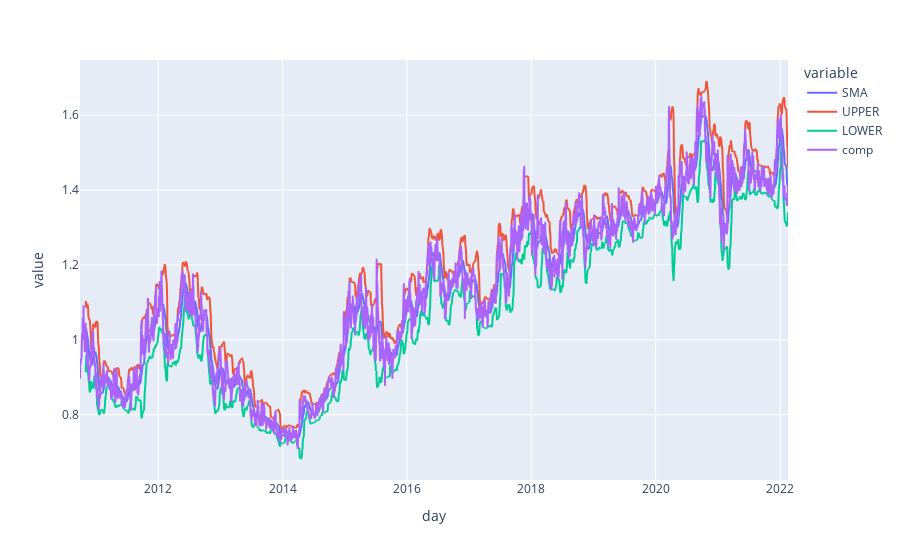

Source (notebook cell):
### Code cell
from jqdatasdk import *
import pandas as pd
# import cufflinks as cf
pd.options.plotting.backend='plotly'

# 从 JoinQuant 获取 AH 溢价数据
def get_data(code):

    auth('18986290611', 'Wenbl0821')
    ncode = normalize_code(code)
    
    stk= finance.STK_AH_PRICE_COMP
    q = query(stk).filter(stk.a_code == ncode).order_by(stk.day)
    df = finance.run_query(q)
    logout()
    df['day'] = pd.to_datetime(df['day'])
    df.set_index('day', inplace=True)
    dfcomp = df['h_a_comp']
    dfcomp.ffill(inplace=True)
    return dfcomp

# df = pd.read_excel("./ah_pair_trading.xls", parse_dates=['day'], index_col='day')
annotations = {
    '2020-01-03': 'A2H', 
    '2020-01-20': 'A2H', 
    '2020-02-06': 'H2A', 
    '2020-02-12': 'H2A', 
    '2020-02-26': 'A2H',
    '2020-04-01': 'H2A',
    '2020-04-07': 'H2A'
    } 
# 使用20日移动算术平均作为中轴，2倍标准差作为上下限
def plot_ah_comp(code, annotations=None):
  periods=20
  boll_std=2
  
  cs = get_data(code)
  _df = pd.DataFrame()
  _df['SMA'] = cs.rolling(periods).mean()
  _df['UPPER'] = _df['SMA'] + cs.rolling(periods).std() * boll_std
  _df['LOWER'] = _df['SMA'] - cs.rolling(periods).std() * boll_std
  _df['comp'] = cs
  fig = _df.plot.line()
  fig.show()
#   df.ta_plot(study='boll', periods=20, annotations=annotations, title=code)
  
    
plot_ah_comp('601601', annotations=annotations)

### Figure 1 — Plotly figure (JSON) as saved in the notebook; plotly's stock layout.template omitted (floating-point values rounded to 4 significant figures; data arrays with more than 128 entries replaced by an {"elided": "..."} marker saying what was removed)
{"data": [{"hovertemplate": "variable=SMA<br>day=%{x}<br>value=%{y}<extra></extra>", "legendgroup": "SMA", "line": {"color": "#636efa", "dash": "solid"}, "marker": {"symbol": "circle"}, "mode": "lines", "name": "SMA", "showlegend": true, "type": "scattergl", "x": {"elided": "2780 str values"}, "xaxis": "x", "y": {"elided": "2780 float values"}, "yaxis": "y"}, {"hovertemplate": "variable=UPPER<br>day=%{x}<br>value=%{y}<extra></extra>", "legendgroup": "UPPER", "line": {"color": "#EF553B", "dash": "solid"}, "marker": {"symbol": "circle"}, "mode": "lines", "name": "UPPER", "showlegend": true, "type": "scattergl", "x": {"elided": "2780 str values"}, "xaxis": "x", "y": {"elided": "2780 float values"}, "yaxis": "y"}, {"hovertemplate": "variable=LOWER<br>day=%{x}<br>value=%{y}<extra></extra>", "legendgroup": "LOWER", "line": {"color": "#00cc96", "dash": "solid"}, "marker": {"symbol": "circle"}, "mode": "lines", "name": "LOWER", "showlegend": true, "type": "scattergl", "x": {"elided": "2780 str values"}, "xaxis": "x", "y": {"elided": "2780 float values"}, "yaxis": "y"}, {"hovertemplate": "variable=comp<br>day=%{x}<br>value=%{y}<extra></extra>", "legendgroup": "comp", "line": {"color": "#ab63fa", "dash": "solid"}, "marker": {"symbol": "circle"}, "mode": "lines", "name": "comp", "showlegend": true, "type": "scattergl", "x": {"elided": "2780 str values"}, "xaxis": "x", "y": {"elided": "2780 float values"}, "yaxis": "y"}], "layout": {"legend": {"title": {"text": "variable"}, "tracegroupgap": 0}, "margin": {"t": 60}, "xaxis": {"anchor": "y", "domain": [0, 1], "title": {"text": "day"}}, "yaxis": {"anchor": "x", "domain": [0, 1], "title": {"text": "value"}}}}
